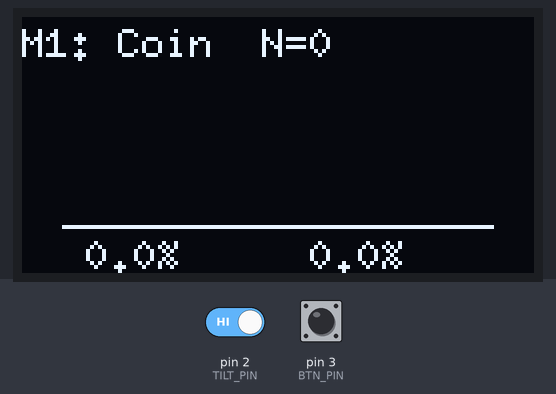
Recording of a sketch running on a simulated Arduino Nano, built with avr-gcc and run on an emulated ATmega328P. Shown: 128×64 one-colour display. The inputs (shaded band) are chosen by the test bench; at power-on: pin 3 (BTN_PIN) HIGH, pin 2 (TILT_PIN) HIGH. Random numbers use the default seed unless the sketch sets one.

Above: at 1.2 s.
1.3 s: pin 3 (BTN_PIN) pulled LOW for 0.15 s
At 2.8 s:
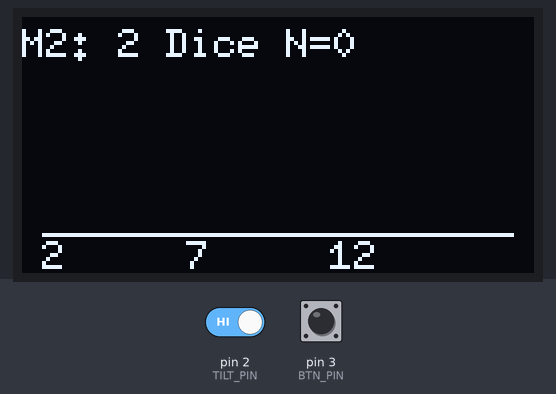
3.1 s: pin 3 (BTN_PIN) pulled LOW for 0.15 s
At 4.3 s:
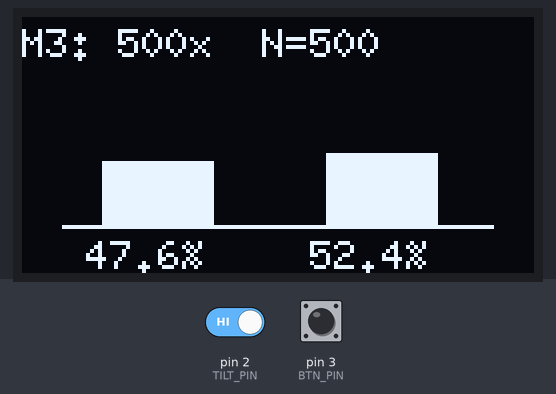
5.0 s: pin 3 (BTN_PIN) pulled LOW for 1 s
At 6.6 s:
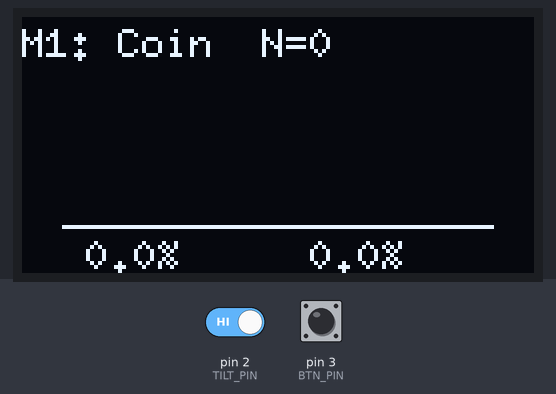
Timing chart, 0 to 8.1 s (numbered marks = the images above; inputs shaded):
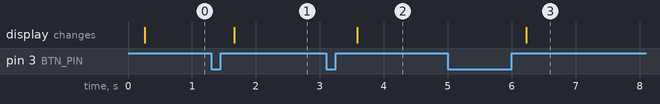

Measured:
- after the input at 1.3 s, the display: changes after 0.36 s (image 1)
- after the input at 3.1 s, the display: changes after 0.49 s (image 2)
- after the input at 5.0 s, the display: changes after 1.2 s (image 3)

The sketch:

01-ai-baseline.ino
```cpp
/*
 * Device 03: Probability & Statistics Logger (AI-Generated Baseline v1)
 * Hardware: Arduino Nano, KY-017 Tilt Sensor, Tactile Pushbutton, 0.96" OLED (SSD1306 via U8g2)
 * Features: 3 statistical modes (M1: Coin toss, M2: Two-dice sum distribution, M3: 500x Law of Large Numbers simulation),
 *           shake-to-roll trigger, short-press mode switch, and 1-second hold reset.
 */

#include <Arduino.h>
#include <U8g2lib.h>
#include <Wire.h>

// Initialize 128x64 OLED display in page-buffer mode to save SRAM
U8G2_SSD1306_128X64_NONAME_1_HW_I2C u8g2(U8G2_R0, /* reset=*/ U8X8_PIN_NONE);

// Hardware Pin Definitions
#define TILT_PIN 2   // KY-017 tilt/shake sensor (triggers a single random trial)
#define BTN_PIN 3    // Control button (D3): short click = switch mode, 1s hold = reset N

int mode = 1;
int lastTilt = 0;
int lastBtn = HIGH;
bool needRedraw = true;

unsigned long lastTrialTime = 0;
unsigned long btnPressStart = 0; // Timestamp when button press started
bool longPressHandled = false;   // Flag preventing duplicate long-press resets

long heads = 0;
long tails = 0;
int diceSums[13]; // Array storing frequencies for 2-dice sums (indices 2..12)

// Clear all statistical counters for the active mode (and run 500x batch in Mode 3)
void resetStats() {
  heads = 0;
  tails = 0;
  for (int i = 0; i <= 12; i++) diceSums[i] = 0;

  if (mode == 3) {
    for (int i = 0; i < 500; i++) {
      if (random(0, 2) == 0) heads++;
      else tails++;
    }
  }
}

// Execute a single random experiment based on the current mode
void makeTrial() {
  if (mode == 1) {
    if (random(0, 2) == 0) heads++;
    else tails++;
  }
  else if (mode == 2) {
    int sum = random(1, 7) + random(1, 7);
    diceSums[sum]++;
  }
}

void setup() {
  u8g2.begin();
  pinMode(TILT_PIN, INPUT);
  pinMode(BTN_PIN, INPUT_PULLUP);
  randomSeed(analogRead(A0)); // Seed PRNG using floating analog pin noise
  lastTilt = digitalRead(TILT_PIN);
}

void loop() {
  unsigned long now = millis();
  int currentBtn = digitalRead(BTN_PIN);

  // 1. Detect button press start
  if (lastBtn == HIGH && currentBtn == LOW) {
    btnPressStart = now;
    longPressHandled = false;
  }

  // 2. If button is held longer than 1 second (1000 ms), reset statistical counters
  if (currentBtn == LOW && !longPressHandled && (now - btnPressStart > 1000)) {
    longPressHandled = true;
    resetStats();
    needRedraw = true;
  }

  // 3. If button is released before 1 second (with 40 ms debounce), switch to next mode
  if (lastBtn == LOW && currentBtn == HIGH && !longPressHandled && (now - btnPressStart > 40)) {
    mode++;
    if (mode > 3) mode = 1;
    resetStats();
    needRedraw = true;
  }
  lastBtn = currentBtn;

  // 4. Poll KY-017 tilt sensor (1 shake = 1 trial, 250 ms cooldown)
  int currentTilt = digitalRead(TILT_PIN);
  if (lastTilt == LOW && currentTilt == HIGH && (now - lastTrialTime > 250)) {
    lastTrialTime = now;
    if (mode == 1 || mode == 2) {
      makeTrial();
      needRedraw = true;
    }
  }
  lastTilt = currentTilt;

  // 5. Render OLED screen only when data or mode changes
  if (needRedraw) {
    needRedraw = false;
    u8g2.firstPage();
    do {
      u8g2.setFont(u8g2_font_6x10_tf);

      if (mode == 1 || mode == 3) {
        long total = heads + tails;
        u8g2.setCursor(0, 10);
        if (mode == 1) u8g2.print("M1: Coin  N=");
        else u8g2.print("M3: 500x  N=");
        u8g2.print(total);

        float pHeads = (total > 0) ? (heads * 100.0 / total) : 0;
        float pTails = (total > 0) ? (tails * 100.0 / total) : 0;

        int hBar = (int)(pHeads * 0.35);
        int tBar = (int)(pTails * 0.35);

        u8g2.drawBox(20, 52 - hBar, 28, hBar);
        u8g2.drawBox(76, 52 - tBar, 28, tBar);
        u8g2.drawHLine(10, 52, 108);

        u8g2.setCursor(16, 63);
        u8g2.print(pHeads, 1);
        u8g2.print("%");

        u8g2.setCursor(72, 63);
        u8g2.print(pTails, 1);
        u8g2.print("%");
      }
      else if (mode == 2) {
        // Sum all trials in Mode 2 to display total N and scale histogram bars
        long totalDice = 0;
        int maxVal = 1;
        for (int s = 2; s <= 12; s++) {
          totalDice += diceSums[s];
          if (diceSums[s] > maxVal) maxVal = diceSums[s];
        }

        u8g2.setCursor(0, 10);
        u8g2.print("M2: 2 Dice N=");
        u8g2.print(totalDice);

        for (int s = 2; s <= 12; s++) {
          int barHeight = map(diceSums[s], 0, maxVal, 0, 40);
          int xPos = 8 + (s - 2) * 10;
          u8g2.drawBox(xPos, 54 - barHeight, 7, barHeight);
        }
        u8g2.drawHLine(5, 54, 118);
        u8g2.setCursor(5, 63);
        u8g2.print("2     7     12");
      }
    } while (u8g2.nextPage());
  }
}
```
